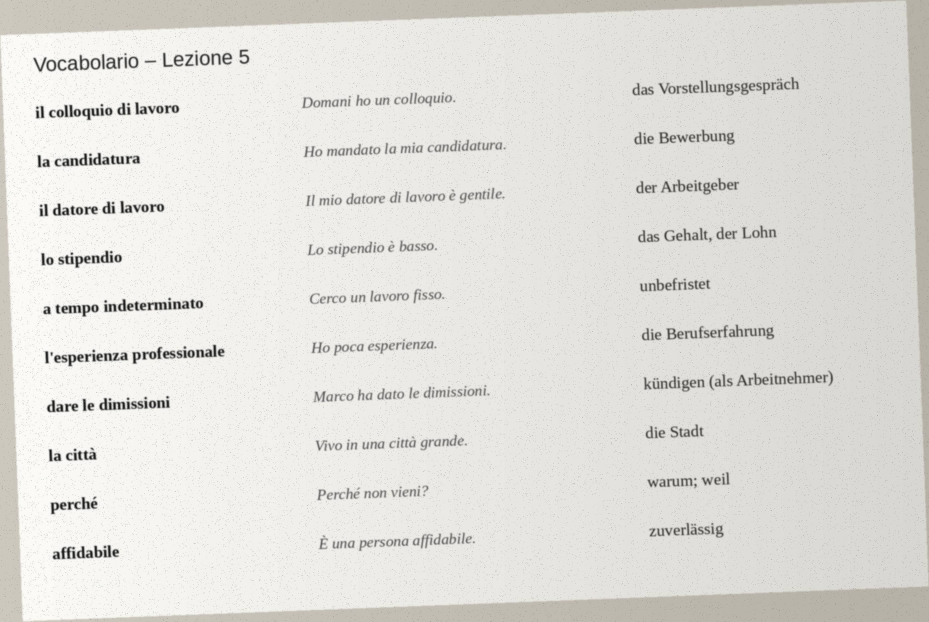
#> input picture tests/fixtures/foto-3spalten.jpg, 2787 x 1865 px (shown at 1/3 size)
$ python -i make-fixtures.py   (imports and definitions only)
#> lines starting #> are read from the running program, lines starting #| are printed output that depends on the picture
#> further down, picture is the input picture: PIL image 2787x1865 RGB; mean R, G, B 224.6, 223.3, 218.9
"""Erzeugt realistische Testbilder für den Foto-Import (Schulbuch-Vokabellisten).
Aufruf: python3 tests/fixtures/make-fixtures.py  – schreibt PNG/JPG + erwartete Paare (JSON) nach tests/fixtures/."""
import json, random, os
from PIL import Image, ImageDraw, ImageFont, ImageFilter

HERE = os.path.dirname(os.path.abspath(__file__))
F = '/usr/share/fonts/truetype/liberation/'
serif, serif_b, serif_i, sans = F + 'LiberationSerif-Regular.ttf', F + 'LiberationSerif-Bold.ttf', F + 'LiberationSerif-Italic.ttf', F + 'LiberationSans-Regular.ttf'
# [1 line not run here, left out]

PAIRS = [
    ('il colloquio di lavoro', 'das Vorstellungsgespräch'),
    ('la candidatura', 'die Bewerbung'),
    ('il datore di lavoro', 'der Arbeitgeber'),
    ('lo stipendio', 'das Gehalt, der Lohn'),
    ('a tempo indeterminato', 'unbefristet'),
    ("l'esperienza professionale", 'die Berufserfahrung'),
    ('dare le dimissioni', 'kündigen (als Arbeitnehmer)'),
    ('la città', 'die Stadt'),
    ('perché', 'warum; weil'),
    ('affidabile', 'zuverlässig'),
]
EXAMPLES = ['Domani ho un colloquio.', 'Ho mandato la mia candidatura.', 'Il mio datore di lavoro è gentile.', 'Lo stipendio è basso.',
            'Cerco un lavoro fisso.', 'Ho poca esperienza.', 'Marco ha dato le dimissioni.', 'Vivo in una città grande.', 'Perché non vieni?', 'È una persona affidabile.']

def page(w, h):
    return Image.new('RGB', (w, h), (252, 251, 247))

# [43 lines left out: functions wrap, two_columns, three_columns, notebook, not called in this run]

def photo(im):
    """Handyfoto nachahmen: schräg, ungleichmäßiges Licht, leicht unscharf, Rauschen, JPEG."""
    im = im.rotate(2.2, expand=True, fillcolor=(205, 200, 190), resample=Image.BICUBIC)
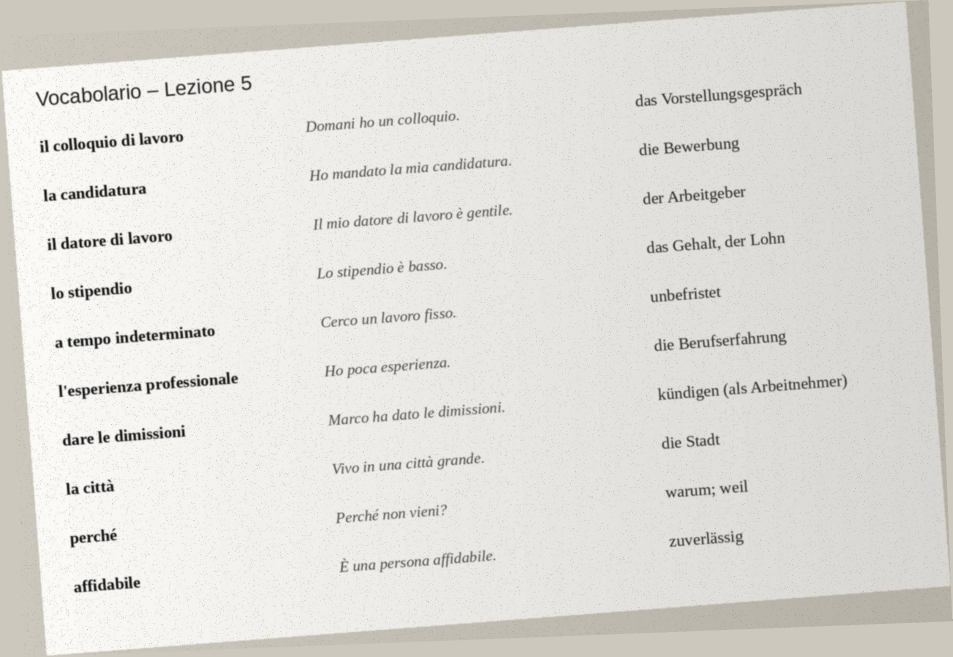
#> im: PIL image 2857x1971 RGB (shown at 1/3 size); mean R, G, B 222.7, 221.2, 216.3
    w, h = im.size
#> w = 2857; h = 1971
    shade = Image.new('L', (w, h)); sd = ImageDraw.Draw(shade)
#> after `shade = Image.new('L', (w, h))`: shade: PIL image 2857x1971 L; every value is 0
    for x in range(w): sd.line([(x, 0), (x, h)], fill=int(255 - 70 * x / w))
    im = Image.composite(im, Image.new('RGB', (w, h), (120, 115, 105)), shade.point(lambda v: v))
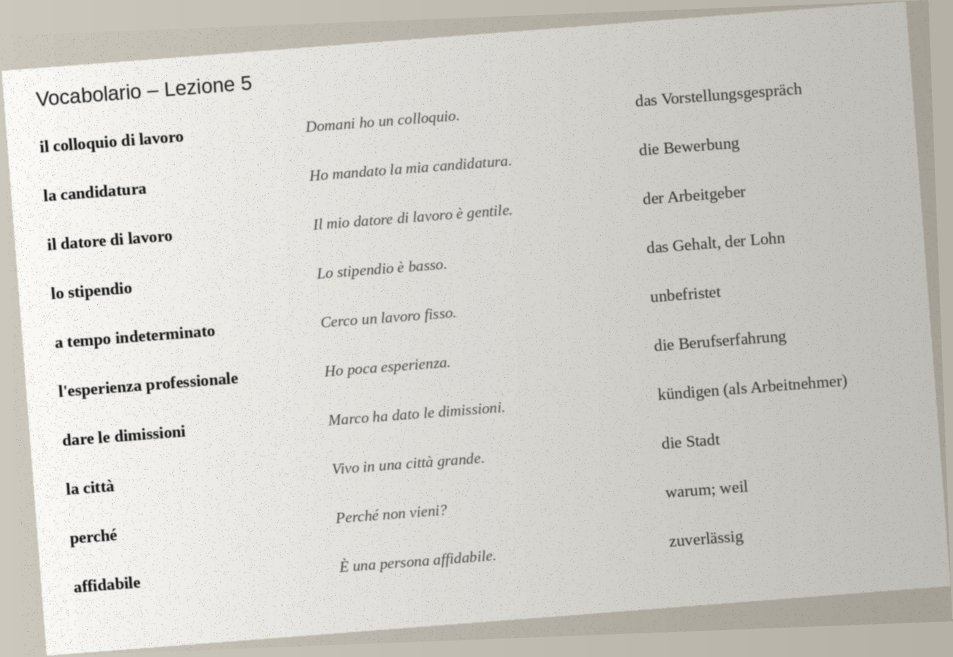
#> im: PIL image 2857x1971 RGB (shown at 1/3 size); mean R, G, B 209, 207, 201.4
    im = im.resize((int(w * 1.6), int(h * 1.6)), Image.BICUBIC).filter(ImageFilter.GaussianBlur(1.6))
#> im: PIL image 4571x3153 RGB
    px = im.load()
    for _ in range(int(im.size[0] * im.size[1] * 0.01)):
        x, y = random.randrange(im.size[0]), random.randrange(im.size[1]); v = random.randint(60, 200); px[x, y] = (v, v, v)
    return im

# [5 lines left out: function save, not called in this run]

# [7 lines not run here, left out]

>>> from PIL import Image
>>> picture = Image.open('foto-3spalten.jpg')
>>> result = photo(picture)

$ run again, on tests/fixtures/foto-schraeg.jpg
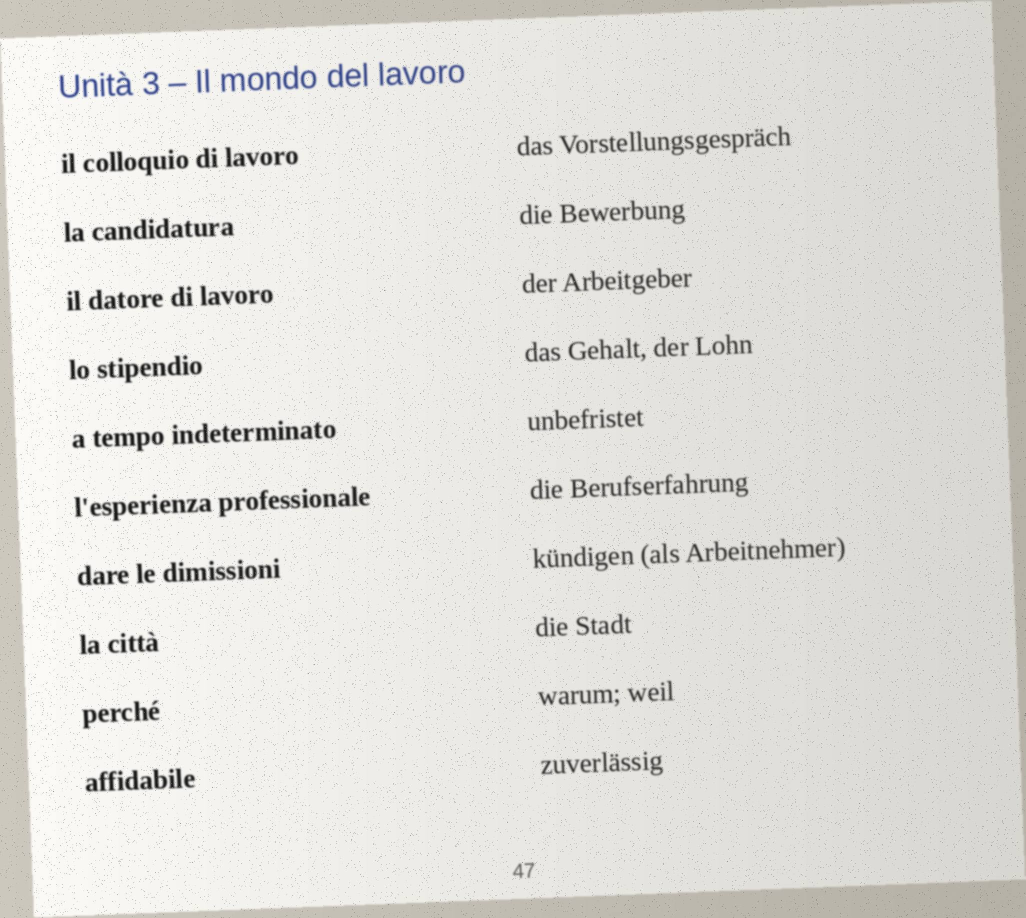
#> input picture tests/fixtures/foto-schraeg.jpg, 2051 x 1836 px (shown at 1/2 size)
#> picture is the input picture: PIL image 2051x1836 RGB; mean R, G, B 223.7, 222.6, 218.4
#> in photo, `im = im.rotate(2.2, expand=True, fillcolor=(205, 200, 190), resample=I..`:
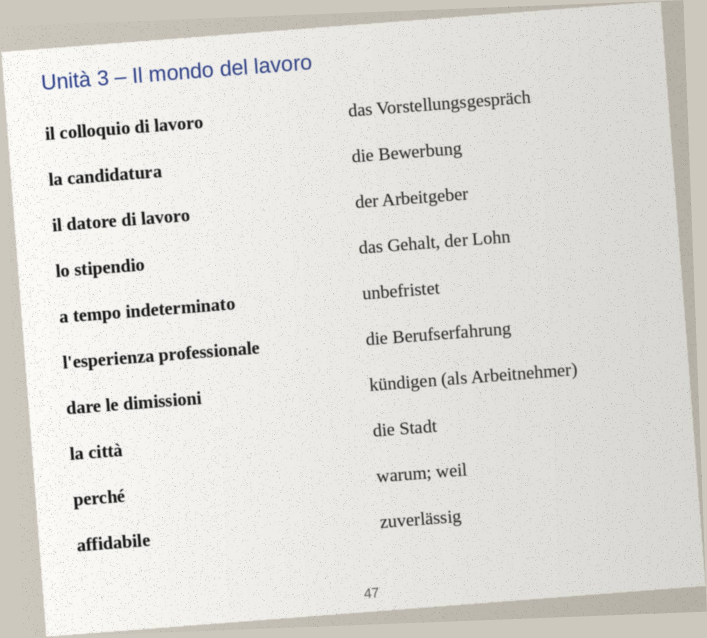
#> im: PIL image 2121x1914 RGB (shown at 1/3 size); mean R, G, B 222, 220.6, 216
#> shade: PIL image 2121x1914 L; every value is 0
#> in photo, `im = Image.composite(im, Image.new('RGB', (w, h), (120, 115, 105)), sh..`:
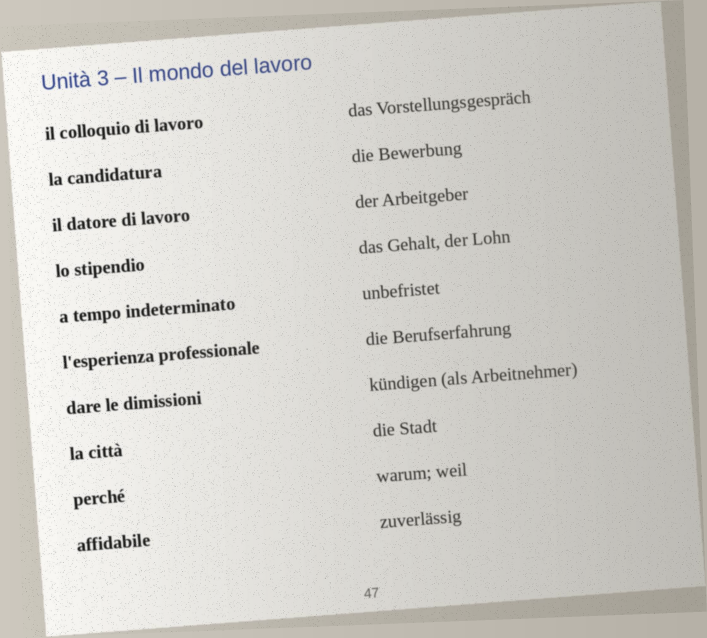
#> im: PIL image 2121x1914 RGB (shown at 1/3 size); mean R, G, B 208.3, 206.4, 201

$ run again, on tests/fixtures/heft-strich.jpg
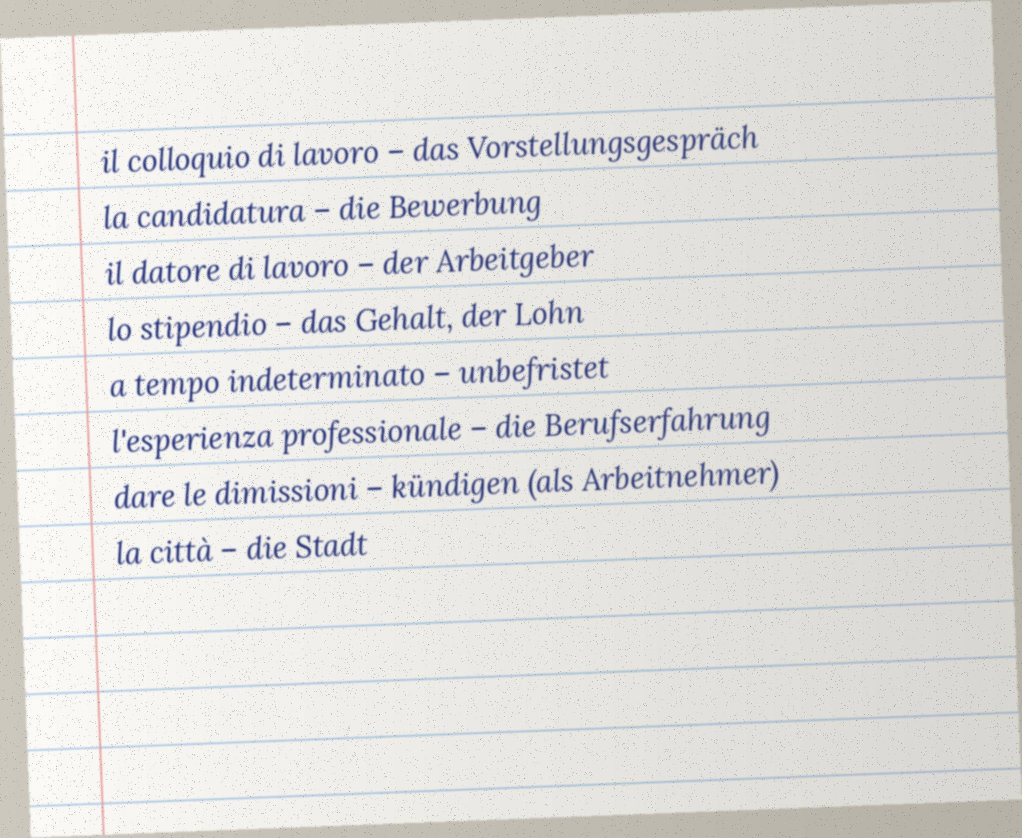
#> input picture tests/fixtures/heft-strich.jpg, 2044 x 1676 px (shown at 1/2 size)
#> picture is the input picture: PIL image 2044x1676 RGB; mean R, G, B 222.2, 221.8, 219.9
#> in photo, `im = im.rotate(2.2, expand=True, fillcolor=(205, 200, 190), resample=I..`:
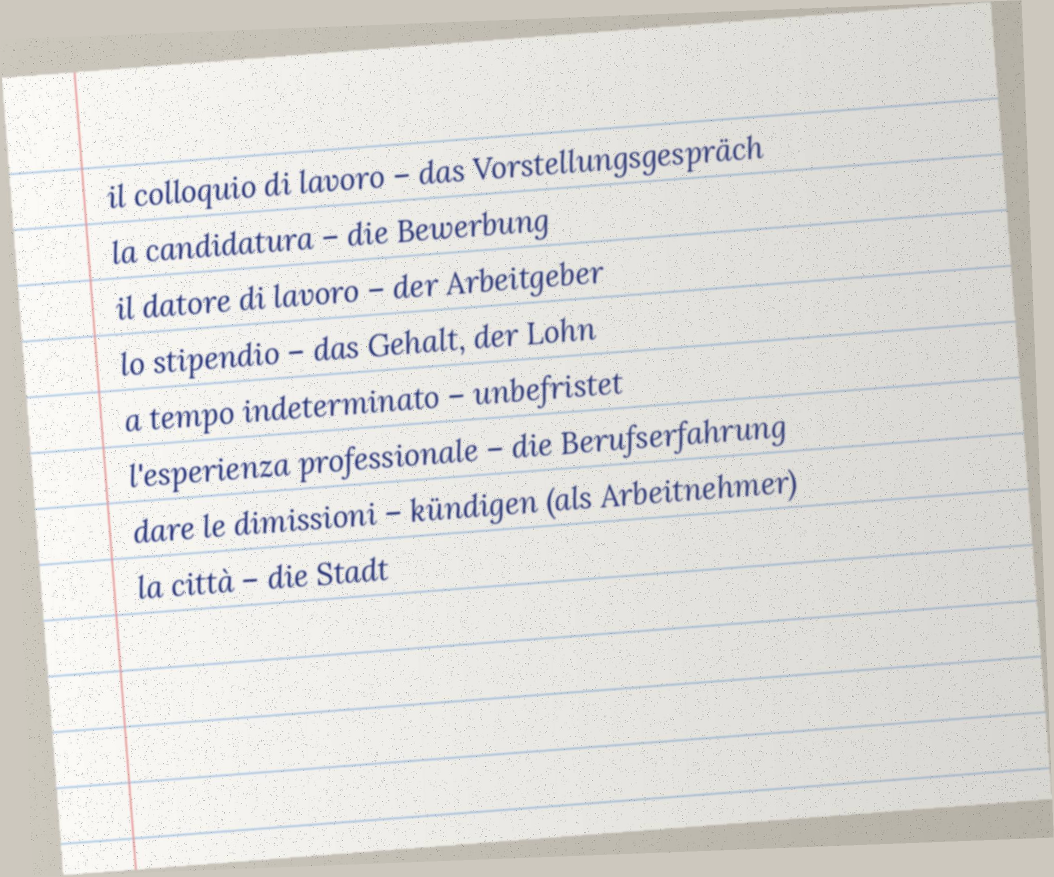
#> im: PIL image 2108x1754 RGB (shown at 1/2 size); mean R, G, B 220.6, 219.8, 217.3
#> shade: PIL image 2108x1754 L; every value is 0
#> in photo, `im = Image.composite(im, Image.new('RGB', (w, h), (120, 115, 105)), sh..`:
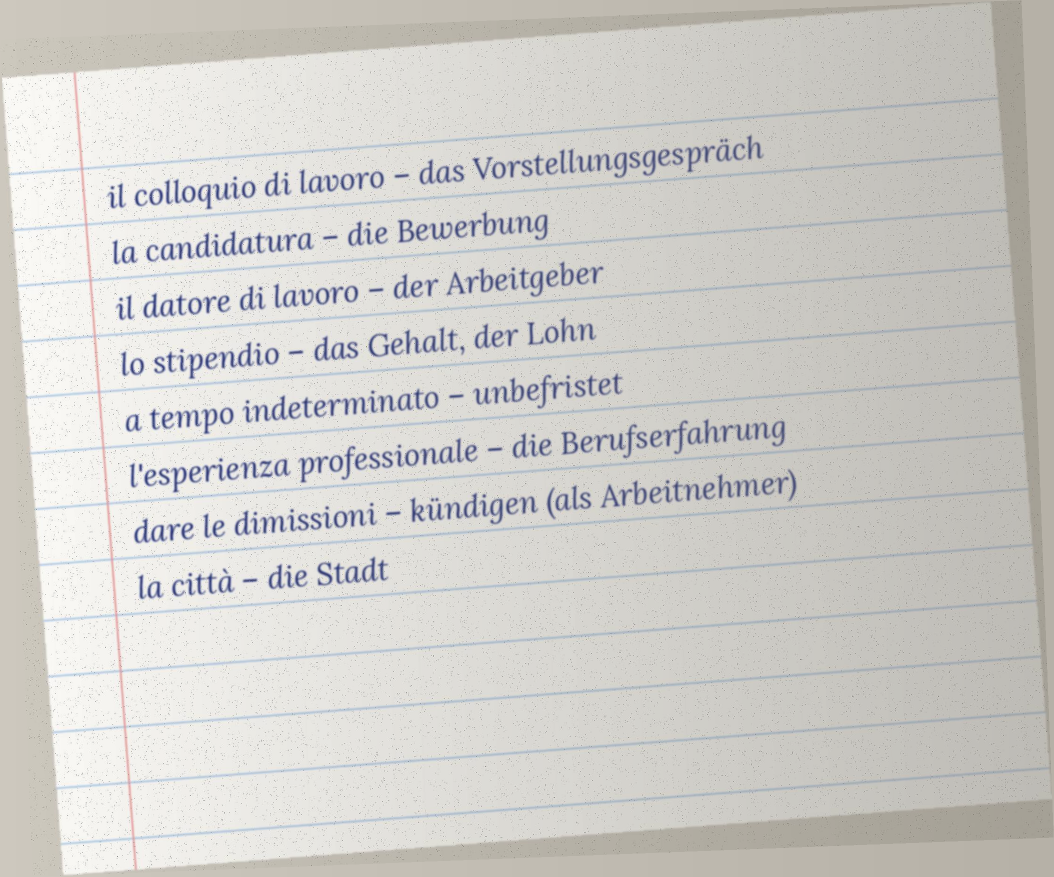
#> im: PIL image 2108x1754 RGB (shown at 1/2 size); mean R, G, B 207.1, 205.8, 202.3
